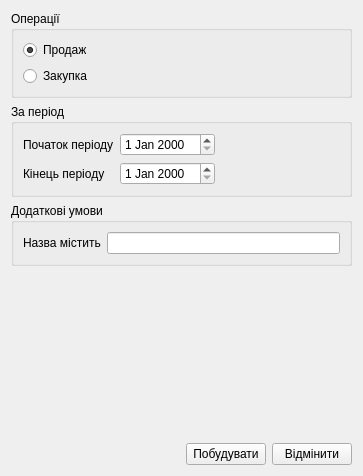
<?xml version="1.0" encoding="UTF-8"?>
<ui version="4.0">
 <class>zvit</class>
 <widget class="QWidget" name="zvit">
  <property name="geometry">
   <rect>
    <x>0</x>
    <y>0</y>
    <width>363</width>
    <height>476</height>
   </rect>
  </property>
  <property name="windowTitle">
   <string>Звітність</string>
  </property>
  <layout class="QVBoxLayout" name="verticalLayout_2">
   <item>
    <widget class="QGroupBox" name="groupBox">
     <property name="title">
      <string>Операції</string>
     </property>
     <layout class="QGridLayout" name="gridLayout_2">
      <item row="0" column="0">
       <layout class="QVBoxLayout" name="verticalLayout">
        <item>
         <widget class="QRadioButton" name="radioButton_zvit_sell">
          <property name="text">
           <string>Продаж</string>
          </property>
          <property name="checked">
           <bool>true</bool>
          </property>
         </widget>
        </item>
        <item>
         <widget class="QRadioButton" name="radioButton_zvit_buy">
          <property name="text">
           <string>Закупка</string>
          </property>
         </widget>
        </item>
       </layout>
      </item>
     </layout>
    </widget>
   </item>
   <item>
    <widget class="QGroupBox" name="groupBox_2">
     <property name="title">
      <string>За період</string>
     </property>
     <layout class="QGridLayout" name="gridLayout_3">
      <item row="0" column="0">
       <layout class="QGridLayout" name="gridLayout">
        <item row="0" column="2">
         <spacer name="horizontalSpacer_2">
          <property name="orientation">
           <enum>Qt::Horizontal</enum>
          </property>
          <property name="sizeHint" stdset="0">
           <size>
            <width>40</width>
            <height>20</height>
           </size>
          </property>
         </spacer>
        </item>
        <item row="0" column="0">
         <widget class="QLabel" name="label">
          <property name="text">
           <string>Початок періоду</string>
          </property>
         </widget>
        </item>
        <item row="1" column="0">
         <widget class="QLabel" name="label_2">
          <property name="text">
           <string>Кінець періоду</string>
          </property>
         </widget>
        </item>
        <item row="0" column="1">
         <widget class="QDateEdit" name="dateEdit_zvit_begin"/>
        </item>
        <item row="1" column="1">
         <widget class="QDateEdit" name="dateEdit_zvit_end"/>
        </item>
        <item row="1" column="2">
         <spacer name="horizontalSpacer">
          <property name="orientation">
           <enum>Qt::Horizontal</enum>
          </property>
          <property name="sizeHint" stdset="0">
           <size>
            <width>40</width>
            <height>20</height>
           </size>
          </property>
         </spacer>
        </item>
       </layout>
      </item>
     </layout>
    </widget>
   </item>
   <item>
    <widget class="QGroupBox" name="groupBox_3">
     <property name="title">
      <string>Додаткові умови</string>
     </property>
     <layout class="QGridLayout" name="gridLayout_4">
      <item row="0" column="0">
       <layout class="QHBoxLayout" name="horizontalLayout">
        <item>
         <widget class="QLabel" name="label_3">
          <property name="text">
           <string>Назва містить</string>
          </property>
         </widget>
        </item>
        <item>
         <widget class="QLineEdit" name="lineEdit_zvit_name"/>
        </item>
       </layout>
      </item>
     </layout>
    </widget>
   </item>
   <item>
    <spacer name="verticalSpacer">
     <property name="orientation">
      <enum>Qt::Vertical</enum>
     </property>
     <property name="sizeHint" stdset="0">
      <size>
       <width>20</width>
       <height>40</height>
      </size>
     </property>
    </spacer>
   </item>
   <item>
    <layout class="QHBoxLayout" name="horizontalLayout_2">
     <item>
      <spacer name="horizontalSpacer_3">
       <property name="orientation">
        <enum>Qt::Horizontal</enum>
       </property>
       <property name="sizeHint" stdset="0">
        <size>
         <width>40</width>
         <height>20</height>
        </size>
       </property>
      </spacer>
     </item>
     <item>
      <widget class="QPushButton" name="pushButton_zvit_build">
       <property name="text">
        <string>Побудувати</string>
       </property>
      </widget>
     </item>
     <item>
      <widget class="QPushButton" name="pushButton_zvit_cancel">
       <property name="text">
        <string>Відмінити</string>
       </property>
      </widget>
     </item>
    </layout>
   </item>
  </layout>
 </widget>
 <resources/>
 <connections/>
</ui>
